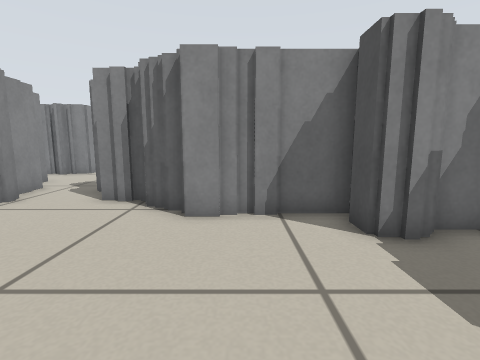
View 1 (above)

20 first-person views from a walk through a Stage world. The camera is 0.45 m above the floor, tilts 8° down and sees 85° across. Floor lines are 1 m apart. The floor is counted in squares, 0.25 m on a side. Each view is taken from the middle of a square. On the plan, view 1 faces up. The plan holds only what a view shows up to about 15 squares ahead; the rest is blank. The place goes on beyond the plan. Robots are left out.

View 2
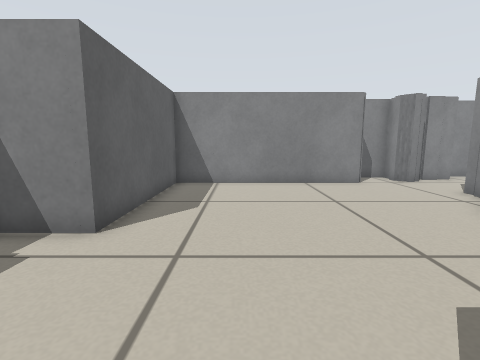

View 3
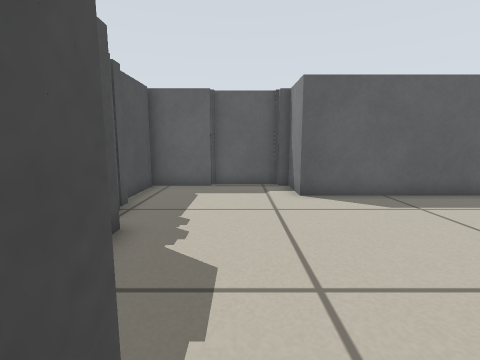

View 4
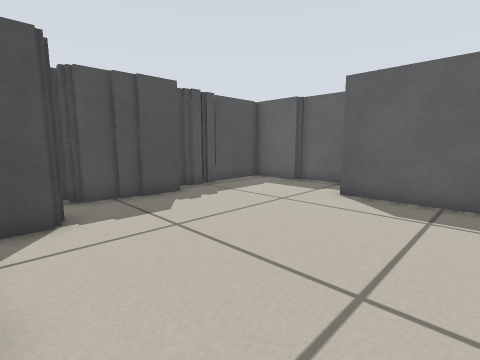

View 5
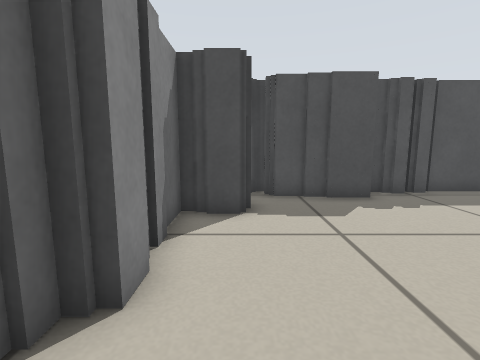

View 6
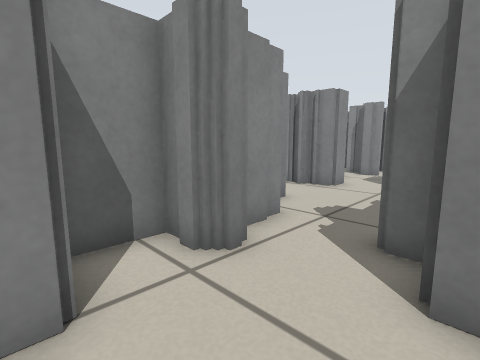

View 7
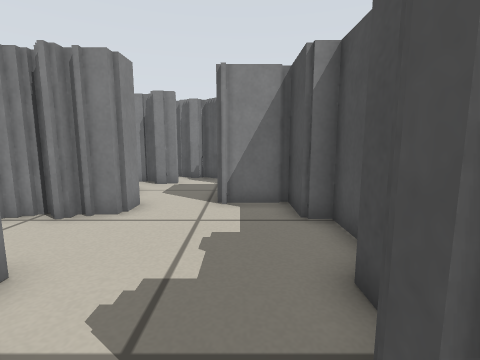

View 8
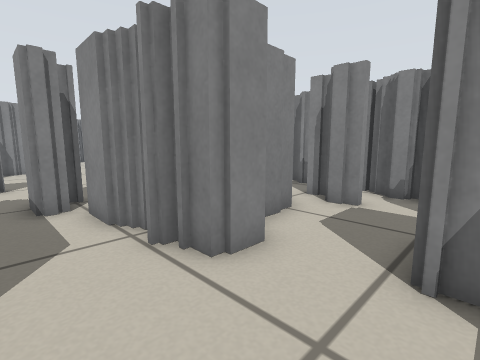

View 9
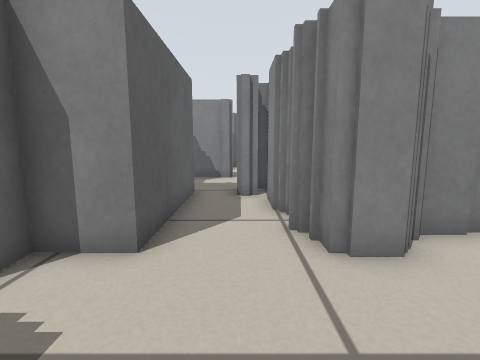

View 10
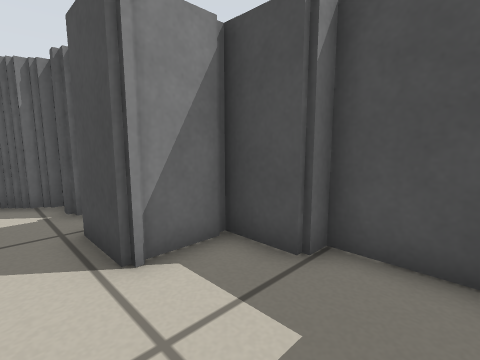

View 11
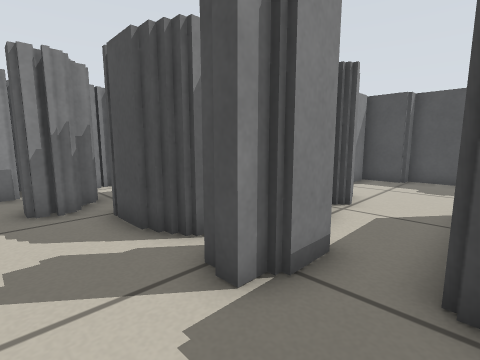

View 12
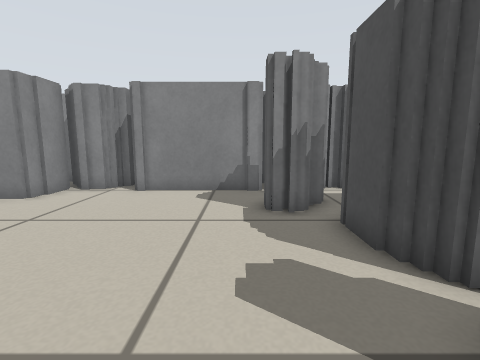

View 13
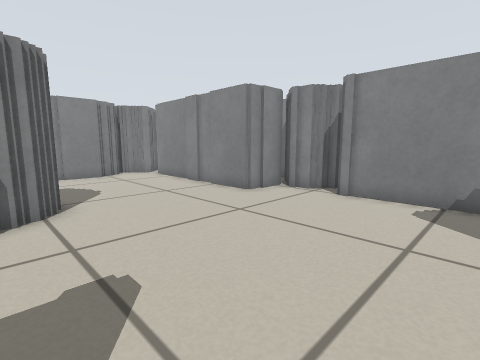

View 14
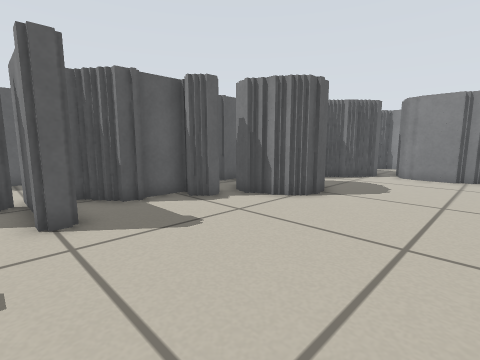

View 15
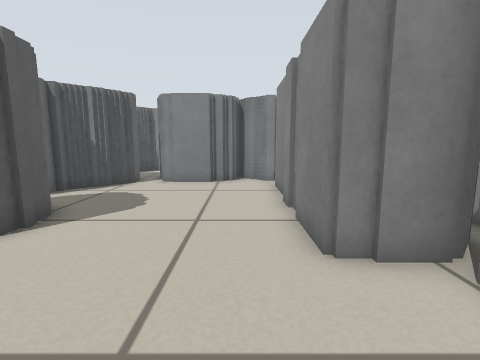

View 16
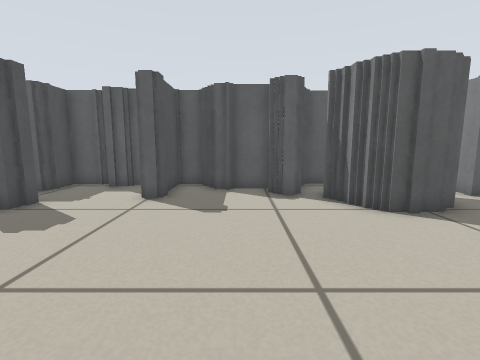

View 17
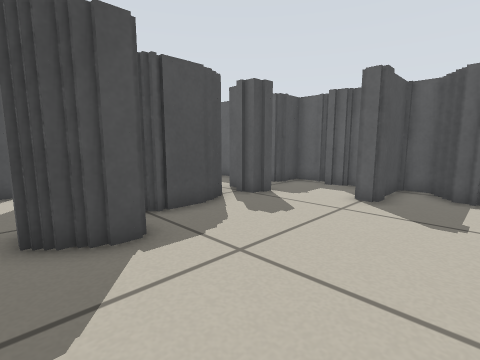

View 18
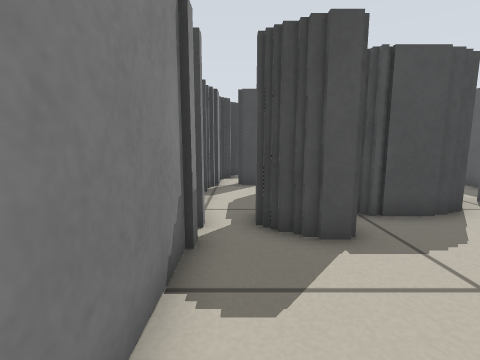

View 19
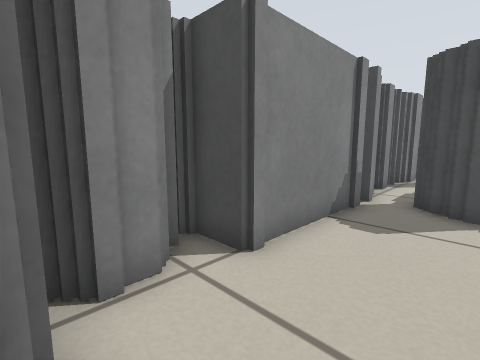

View 20
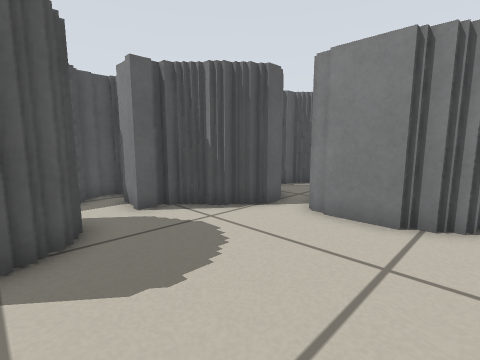

### Floor plan
Key: @ floor where view 1 was taken; # wall or solid block; . floor.
Columns run from 34 left of view 1 to 6 right of it. Each row starts with its distance up from view 1.
 24          ####       ##  #
 23          ##.################
 22 #####  ###.............##..##
 21 #.   #####.......###   ###.##
 20 #................###    #...#
 19 ##................##    #...#
 18  #................##    #..##
 17 ##................##    ##.####
 16 #..................#   ###... #
 15 ##....####........####### ....#
 14  ##...#  #........###.........#
 13   ###.   ###...#..............#
 12    ##.    ####.#...#######... #
 11    ####      #######     ##..#
 10                           #..#
  9                           #..##
  8                          ##...###
  7                          ##.....######
  6                          ###.....###.#
  5                            #.........####
  4                            #...........##
  3                            #...........#
  2                            #...........#
  1                            #...........##
  0                            #......@.....#
 -1                            #............#
 -2                            #............#
 -3                            ########.....#
 -4                                   #.....#
 -5                                   #######

Where each view was taken, in squares from view 1:
view 1: 0 up, 0 right, facing up
view 2: 0 up, 5 right, facing left
view 3: 6 up, 2 right, facing down
view 4: 6 up, 4 left, facing down-right
view 5: 5 up, 4 left, facing right
view 6: 5 up, 4 left, facing up-left
view 7: 9 up, 6 left, facing up
view 8: 13 up, 6 left, facing up-left
view 9: 14 up, 5 left, facing left
view 10: 13 up, 8 left, facing up-right
view 11: 12 up, 18 left, facing up-right
view 12: 13 up, 18 left, facing up
view 13: 14 up, 18 left, facing up-left
view 14: 20 up, 18 left, facing down-left
view 15: 20 up, 21 left, facing left
view 16: 22 up, 22 left, facing down
view 17: 22 up, 22 left, facing down-right
view 18: 22 up, 22 left, facing right
view 19: 20 up, 25 left, facing up-right
view 20: 20 up, 27 left, facing down-left
